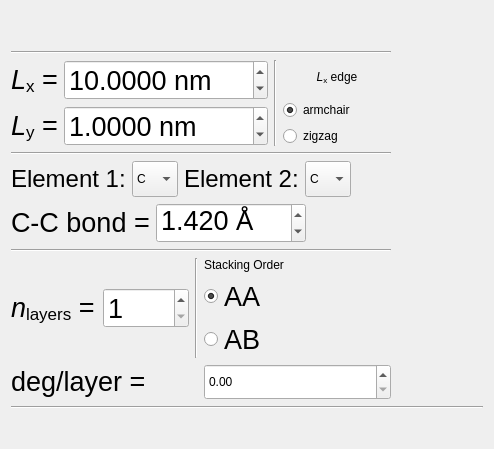
        <widget class="QWidget" name="graphene_generator_tabWidget">
         <attribute name="title">
          <string>Graphene</string>
         </attribute>
         <layout class="QVBoxLayout" name="verticalLayout_10">
          <item>
           <layout class="QHBoxLayout" name="horizontalLayout_37">
            <item>
             <layout class="QVBoxLayout" name="verticalLayout_8">
              <item>
               <spacer name="verticalSpacer_2">
                <property name="orientation">
                 <enum>Qt::Vertical</enum>
                </property>
                <property name="sizeHint" stdset="0">
                 <size>
                  <width>20</width>
                  <height>40</height>
                 </size>
                </property>
               </spacer>
              </item>
              <item>
               <layout class="QVBoxLayout" name="verticalLayout_7">
                <item>
                 <widget class="Line" name="line_10">
                  <property name="orientation">
                   <enum>Qt::Horizontal</enum>
                  </property>
                 </widget>
                </item>
                <item>
                 <layout class="QHBoxLayout" name="horizontalLayout_20">
                  <item>
                   <layout class="QHBoxLayout" name="horizontalLayout_19">
                    <item>
                     <layout class="QVBoxLayout" name="verticalLayout_9">
                      <item>
                       <layout class="QHBoxLayout" name="horizontalLayout_16">
                        <item>
                         <widget class="QLabel" name="label_9">
                          <property name="font">
                           <font>
                            <pointsize>20</pointsize>
                           </font>
                          </property>
                          <property name="text">
                           <string>&lt;html&gt;&lt;head/&gt;&lt;body&gt;&lt;p&gt;&lt;span style=&quot; font-style:italic;&quot;&gt;L&lt;/span&gt;&lt;span style=&quot; vertical-align:sub;&quot;&gt;x&lt;/span&gt; =&lt;/p&gt;&lt;/body&gt;&lt;/html&gt;</string>
                          </property>
                         </widget>
                        </item>
                        <item>
                         <widget class="QDoubleSpinBox" name="armchair_edge_length_doubleSpinBox">
                          <property name="minimumSize">
                           <size>
                            <width>200</width>
                            <height>36</height>
                           </size>
                          </property>
                          <property name="font">
                           <font>
                            <pointsize>20</pointsize>
                           </font>
                          </property>
                          <property name="suffix">
                           <string> nm</string>
                          </property>
                          <property name="decimals">
                           <number>4</number>
                          </property>
                          <property name="maximum">
                           <double>1000.000000000000000</double>
                          </property>
                          <property name="value">
                           <double>10.000000000000000</double>
                          </property>
                         </widget>
                        </item>
                       </layout>
                      </item>
                      <item>
                       <layout class="QHBoxLayout" name="horizontalLayout_17">
                        <item>
                         <widget class="QLabel" name="label_10">
                          <property name="font">
                           <font>
                            <pointsize>20</pointsize>
                           </font>
                          </property>
                          <property name="text">
                           <string>&lt;html&gt;&lt;head/&gt;&lt;body&gt;&lt;p&gt;&lt;span style=&quot; font-style:italic;&quot;&gt;L&lt;/span&gt;&lt;span style=&quot; vertical-align:sub;&quot;&gt;y&lt;/span&gt; =&lt;/p&gt;&lt;/body&gt;&lt;/html&gt;</string>
                          </property>
                         </widget>
                        </item>
                        <item>
                         <widget class="QDoubleSpinBox" name="zigzag_edge_length_doubleSpinBox">
                          <property name="minimumSize">
                           <size>
                            <width>200</width>
                            <height>36</height>
                           </size>
                          </property>
                          <property name="font">
                           <font>
                            <pointsize>20</pointsize>
                           </font>
                          </property>
                          <property name="suffix">
                           <string> nm</string>
                          </property>
                          <property name="decimals">
                           <number>4</number>
                          </property>
                          <property name="maximum">
                           <double>1000.000000000000000</double>
                          </property>
                          <property name="value">
                           <double>1.000000000000000</double>
                          </property>
                         </widget>
                        </item>
                       </layout>
                      </item>
                     </layout>
                    </item>
                    <item>
                     <widget class="Line" name="line_5">
                      <property name="orientation">
                       <enum>Qt::Vertical</enum>
                      </property>
                     </widget>
                    </item>
                   </layout>
                  </item>
                  <item>
                   <layout class="QVBoxLayout" name="verticalLayout_3">
                    <item>
                     <widget class="QLabel" name="label_5">
                      <property name="text">
                       <string>&lt;html&gt;&lt;head/&gt;&lt;body&gt;&lt;p align=&quot;center&quot;&gt;&lt;span style=&quot; font-style:italic;&quot;&gt;L&lt;/span&gt;&lt;span style=&quot; vertical-align:sub;&quot;&gt;x&lt;/span&gt; edge&lt;/p&gt;&lt;/body&gt;&lt;/html&gt;</string>
                      </property>
                     </widget>
                    </item>
                    <item>
                     <widget class="QRadioButton" name="AC_edge_radioButton">
                      <property name="text">
                       <string>armchair</string>
                      </property>
                      <property name="checked">
                       <bool>true</bool>
                      </property>
                      <attribute name="buttonGroup">
                       <string notr="true">Lx_edge_buttonGroup</string>
                      </attribute>
                     </widget>
                    </item>
                    <item>
                     <widget class="QRadioButton" name="ZZ_edge_radioButton">
                      <property name="text">
                       <string>zigzag</string>
                      </property>
                      <attribute name="buttonGroup">
                       <string notr="true">Lx_edge_buttonGroup</string>
                      </attribute>
                     </widget>
                    </item>
                   </layout>
                  </item>
                 </layout>
                </item>
                <item>
                 <widget class="Line" name="line_4">
                  <property name="orientation">
                   <enum>Qt::Horizontal</enum>
                  </property>
                 </widget>
                </item>
                <item>
                 <layout class="QHBoxLayout" name="horizontalLayout_32">
                  <item>
                   <layout class="QHBoxLayout" name="horizontalLayout_33">
                    <item>
                     <layout class="QHBoxLayout" name="horizontalLayout_34">
                      <item>
                       <widget class="QLabel" name="label_19">
                        <property name="font">
                         <font>
                          <pointsize>18</pointsize>
                         </font>
                        </property>
                        <property name="text">
                         <string>Element 1:</string>
                        </property>
                       </widget>
                      </item>
                      <item>
                       <widget class="QComboBox" name="graphene_element1_comboBox">
                        <property name="minimumSize">
                         <size>
                          <width>0</width>
                          <height>36</height>
                         </size>
                        </property>
                        <property name="currentIndex">
                         <number>3</number>
                        </property>
                        <item>
                         <property name="text">
                          <string>H</string>
                         </property>
                        </item>
                        <item>
                         <property name="text">
                          <string>He</string>
                         </property>
                        </item>
                        <item>
                         <property name="text">
                          <string>B</string>
                         </property>
                        </item>
                        <item>
                         <property name="text">
                          <string>C</string>
                         </property>
                        </item>
                        <item>
                         <property name="text">
                          <string>N</string>
                         </property>
                        </item>
                       </widget>
                      </item>
                     </layout>
                    </item>
                    <item>
                     <layout class="QHBoxLayout" name="horizontalLayout_35">
                      <item>
                       <widget class="QLabel" name="label_20">
                        <property name="font">
                         <font>
                          <pointsize>18</pointsize>
                         </font>
                        </property>
                        <property name="text">
                         <string>Element 2:</string>
                        </property>
                       </widget>
                      </item>
                      <item>
                       <widget class="QComboBox" name="graphene_element2_comboBox">
                        <property name="minimumSize">
                         <size>
                          <width>0</width>
                          <height>36</height>
                         </size>
                        </property>
                        <property name="currentIndex">
                         <number>3</number>
                        </property>
                        <item>
                         <property name="text">
                          <string>H</string>
                         </property>
                        </item>
                        <item>
                         <property name="text">
                          <string>He</string>
                         </property>
                        </item>
                        <item>
                         <property name="text">
                          <string>B</string>
                         </property>
                        </item>
                        <item>
                         <property name="text">
                          <string>C</string>
                         </property>
                        </item>
                        <item>
                         <property name="text">
                          <string>N</string>
                         </property>
                        </item>
                       </widget>
                      </item>
                     </layout>
                    </item>
                   </layout>
                  </item>
                  <item>
                   <spacer name="horizontalSpacer_11">
                    <property name="orientation">
                     <enum>Qt::Horizontal</enum>
                    </property>
                    <property name="sizeHint" stdset="0">
                     <size>
                      <width>40</width>
                      <height>20</height>
                     </size>
                    </property>
                   </spacer>
                  </item>
                 </layout>
                </item>
                <item>
                 <layout class="QHBoxLayout" name="horizontalLayout_27">
                  <item>
                   <layout class="QHBoxLayout" name="horizontalLayout_36">
                    <item>
                     <widget class="QLabel" name="graphene_e1e2_bond_label">
                      <property name="font">
                       <font>
                        <pointsize>20</pointsize>
                       </font>
                      </property>
                      <property name="text">
                       <string>&lt;html&gt;&lt;head/&gt;&lt;body&gt;&lt;p&gt;C-C bond =&lt;/p&gt;&lt;/body&gt;&lt;/html&gt;</string>
                      </property>
                     </widget>
                    </item>
                    <item>
                     <widget class="QDoubleSpinBox" name="graphene_bond_doubleSpinBox">
                      <property name="sizePolicy">
                       <sizepolicy hsizetype="Expanding" vsizetype="Fixed">
                        <horstretch>0</horstretch>
                        <verstretch>0</verstretch>
                       </sizepolicy>
                      </property>
                      <property name="minimumSize">
                       <size>
                        <width>150</width>
                        <height>36</height>
                       </size>
                      </property>
                      <property name="font">
                       <font>
                        <pointsize>20</pointsize>
                       </font>
                      </property>
                      <property name="inputMethodHints">
                       <set>Qt::ImhFormattedNumbersOnly</set>
                      </property>
                      <property name="readOnly">
                       <bool>false</bool>
                      </property>
                      <property name="suffix">
                       <string> Å</string>
                      </property>
                      <property name="decimals">
                       <number>3</number>
                      </property>
                      <property name="minimum">
                       <double>0.500000000000000</double>
                      </property>
                      <property name="maximum">
                       <double>10.000000000000000</double>
                      </property>
                      <property name="singleStep">
                       <double>0.010000000000000</double>
                      </property>
                      <property name="value">
                       <double>1.420000000000000</double>
                      </property>
                     </widget>
                    </item>
                   </layout>
                  </item>
                  <item>
                   <spacer name="horizontalSpacer_12">
                    <property name="orientation">
                     <enum>Qt::Horizontal</enum>
                    </property>
                    <property name="sizeHint" stdset="0">
                     <size>
                      <width>40</width>
                      <height>20</height>
                     </size>
                    </property>
                   </spacer>
                  </item>
                 </layout>
                </item>
                <item>
                 <widget class="Line" name="line_7">
                  <property name="orientation">
                   <enum>Qt::Horizontal</enum>
                  </property>
                 </widget>
                </item>
                <item>
                 <layout class="QHBoxLayout" name="horizontalLayout_22">
                  <item>
                   <layout class="QHBoxLayout" name="horizontalLayout_21">
                    <item>
                     <layout class="QHBoxLayout" name="horizontalLayout_18">
                      <item>
                       <widget class="QLabel" name="label_11">
                        <property name="font">
                         <font>
                          <pointsize>20</pointsize>
                         </font>
                        </property>
                        <property name="text">
                         <string>&lt;html&gt;&lt;head/&gt;&lt;body&gt;&lt;p&gt;&lt;span style=&quot; font-style:italic;&quot;&gt;n&lt;/span&gt;&lt;span style=&quot; vertical-align:sub;&quot;&gt;layers&lt;/span&gt; =&lt;/p&gt;&lt;/body&gt;&lt;/html&gt;</string>
                        </property>
                       </widget>
                      </item>
                      <item>
                       <widget class="QSpinBox" name="nlayers_spinBox">
                        <property name="minimumSize">
                         <size>
                          <width>0</width>
                          <height>36</height>
                         </size>
                        </property>
                        <property name="font">
                         <font>
                          <pointsize>20</pointsize>
                         </font>
                        </property>
                        <property name="minimum">
                         <number>1</number>
                        </property>
                        <property name="maximum">
                         <number>50</number>
                        </property>
                       </widget>
                      </item>
                     </layout>
                    </item>
                    <item>
                     <widget class="Line" name="line_6">
                      <property name="orientation">
                       <enum>Qt::Vertical</enum>
                      </property>
                     </widget>
                    </item>
                   </layout>
                  </item>
                  <item>
                   <layout class="QVBoxLayout" name="verticalLayout_4">
                    <item>
                     <widget class="QLabel" name="label_6">
                      <property name="text">
                       <string>&lt;html&gt;&lt;head/&gt;&lt;body&gt;&lt;p&gt;Stacking Order&lt;/p&gt;&lt;/body&gt;&lt;/html&gt;</string>
                      </property>
                     </widget>
                    </item>
                    <item>
                     <widget class="QRadioButton" name="AA_stacking_radioButton">
                      <property name="font">
                       <font>
                        <pointsize>20</pointsize>
                       </font>
                      </property>
                      <property name="text">
                       <string>AA</string>
                      </property>
                      <property name="checkable">
                       <bool>true</bool>
                      </property>
                      <property name="checked">
                       <bool>true</bool>
                      </property>
                      <attribute name="buttonGroup">
                       <string notr="true">stacking_order_buttonGroup</string>
                      </attribute>
                     </widget>
                    </item>
                    <item>
                     <widget class="QRadioButton" name="AB_stacking_radioButton">
                      <property name="font">
                       <font>
                        <pointsize>20</pointsize>
                       </font>
                      </property>
                      <property name="text">
                       <string>AB</string>
                      </property>
                      <property name="checkable">
                       <bool>true</bool>
                      </property>
                      <attribute name="buttonGroup">
                       <string notr="true">stacking_order_buttonGroup</string>
                      </attribute>
                     </widget>
                    </item>
                   </layout>
                  </item>
                 </layout>
                </item>
                <item>
                 <layout class="QHBoxLayout" name="horizontalLayout_26">
                  <item>
                   <widget class="QLabel" name="label_15">
                    <property name="font">
                     <font>
                      <pointsize>20</pointsize>
                     </font>
                    </property>
                    <property name="text">
                     <string>&lt;html&gt;&lt;head/&gt;&lt;body&gt;&lt;p&gt;deg/layer =&lt;/p&gt;&lt;/body&gt;&lt;/html&gt;</string>
                    </property>
                   </widget>
                  </item>
                  <item>
                   <widget class="QDoubleSpinBox" name="layer_rotation_increment_doubleSpinBox">
                    <property name="minimumSize">
                     <size>
                      <width>0</width>
                      <height>36</height>
                     </size>
                    </property>
                   </widget>
                  </item>
                 </layout>
                </item>
               </layout>
              </item>
             </layout>
            </item>
            <item>
             <spacer name="horizontalSpacer_7">
              <property name="orientation">
               <enum>Qt::Horizontal</enum>
              </property>
              <property name="sizeHint" stdset="0">
               <size>
                <width>92</width>
                <height>20</height>
               </size>
              </property>
             </spacer>
            </item>
           </layout>
          </item>
          <item>
           <widget class="Line" name="line_9">
            <property name="orientation">
             <enum>Qt::Horizontal</enum>
            </property>
           </widget>
          </item>
          <item>
           <spacer name="verticalSpacer">
            <property name="orientation">
             <enum>Qt::Vertical</enum>
            </property>
            <property name="sizeHint" stdset="0">
             <size>
              <width>20</width>
              <height>29</height>
             </size>
            </property>
           </spacer>
          </item>
         </layout>
        </widget>
